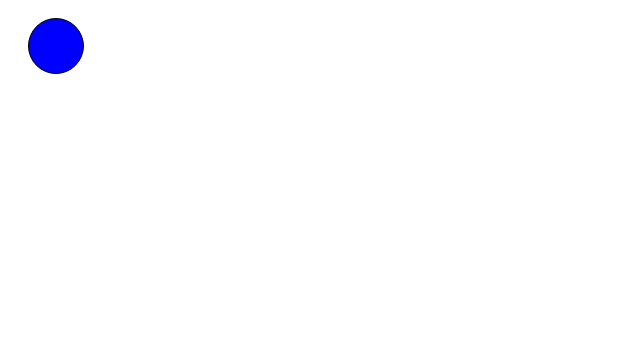
Frame 1 (no input)
Frame 60 (no input): identical to frame 1, image omitted
Frame 120 (the mouse pressed at the canvas centre since frame 60): identical to frame 1, image omitted

The p5.js sketch that drew this single still picture (run headless with seeded random() and noise() and a simulated clock; from frame 60 on, the mouse is pressed at the canvas centre):

// p5.js sketch
// ── sketch.js
function setup() {
  createCanvas(640, 360);
}

function draw() {
  background(255);
  fill(0,0,255);
  ellipse(56, 46, 55, 55);
}
